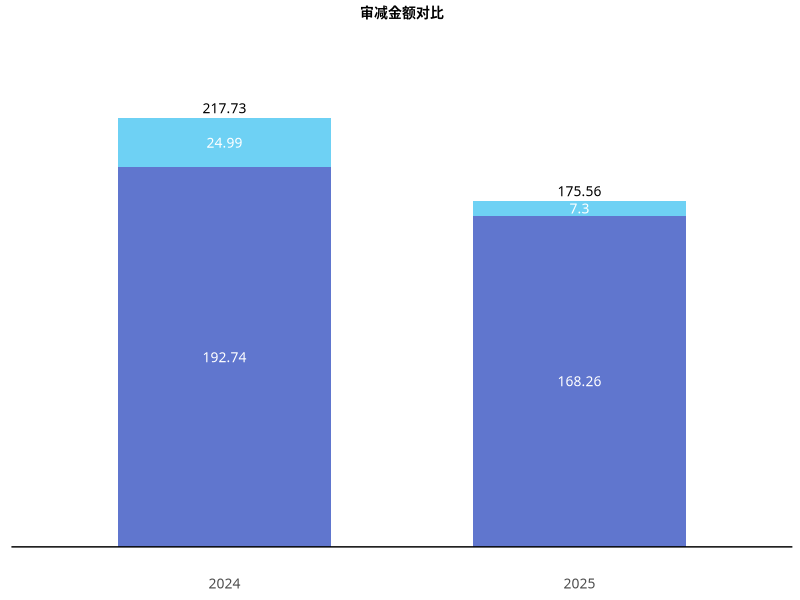

The R source for this figure:
# Title: 2025zhongliang-1
# Author: Bolun Xu
# Version: 1.0
# Date: 2025/11/24
# Description:

library(ggplot2)

df <- data.frame(
  年份 = factor(c("2024", "2024", "2025", "2025"),
               levels = c("2024", "2025")),
  部分 = factor(c("下层", "上层", "下层", "上层"),
               levels = c("下层", "上层")),
  数值 = c(24.99, 192.74, 7.3, 168.26)
)

top_label <- data.frame(
  年份 = factor(c("2024", "2025"), levels = c("2024", "2025")),
  总和 = c(24.99 + 192.74, 7.3 + 168.26),
  标签 = c("217.73", "175.56")
)

p <- ggplot(df, aes(x = 年份, y = 数值, fill = 部分)) +
  geom_col(width = 0.6) +

  # 使用 geom_hline() 添加y=0的参考线
  geom_hline(
    yintercept = 0,           # 在y=0处画线
    color = "black",          # 线条颜色
    linewidth = 0.5,          # 线条粗细
    linetype = "solid"        # 线型
  ) +

  # 柱子内部数字
  geom_text(aes(label = 数值),
            family = 'Microsoft YaHei',
            size = 3.5,
            position = position_stack(vjust = 0.5),
            color = "white") +

  # 顶部数字
  geom_text(data = top_label,
            aes(x = 年份, y = 总和, label = 标签),
            family = 'Microsoft YaHei',
            size = 3.5,
            vjust = -0.5,
            inherit.aes = FALSE) +

  # 颜色
  scale_fill_manual(
    values = c("下层" = "#6ed1f4", "上层" = "#6076ce")
  ) +

  # 删除图例
  theme(legend.position = "none") +

  # 🔥 最终关键部分：强制白底 + 删除 panel 背景 + 保留 x 轴线
  theme(
    # 整图背景白
    plot.background  = element_rect(fill = "white", color = NA),
    # panel 白色且无边框（删除灰色背景）
    panel.background = element_rect(fill = "white", color = NA),

    # 删除所有网格线
    # panel.grid.major = element_blank(),
    # panel.grid.minor = element_blank(),

    # 隐藏 Y 轴所有元素
    axis.text.y = element_blank(),        # 隐藏Y轴文字
    axis.ticks.y = element_blank(),       # 隐藏Y轴刻度
    axis.line.y = element_blank(),        # 隐藏Y轴线
    axis.title.y = element_blank(),       # 隐藏Y轴标题

    # 隐藏 X 轴不需要的元素，只保留轴线
    axis.ticks.x = element_blank(),       # 隐藏X轴刻度
    axis.title.x = element_blank(),       # 隐藏X轴标题

    # 确保X轴线显示
    # axis.line.x = element_line(color = "black"),  # 显示X轴线

    # 文字设置
    plot.title = element_text(family = 'Microsoft YaHei', hjust = 0.5, size = 10, face = "bold"),
    axis.text.x = element_text(family = 'Microsoft YaHei', size = 10)
  ) +

  expand_limits(y = max(top_label$总和) * 1.15) +
  labs(title = "审减金额对比")

print(p)



